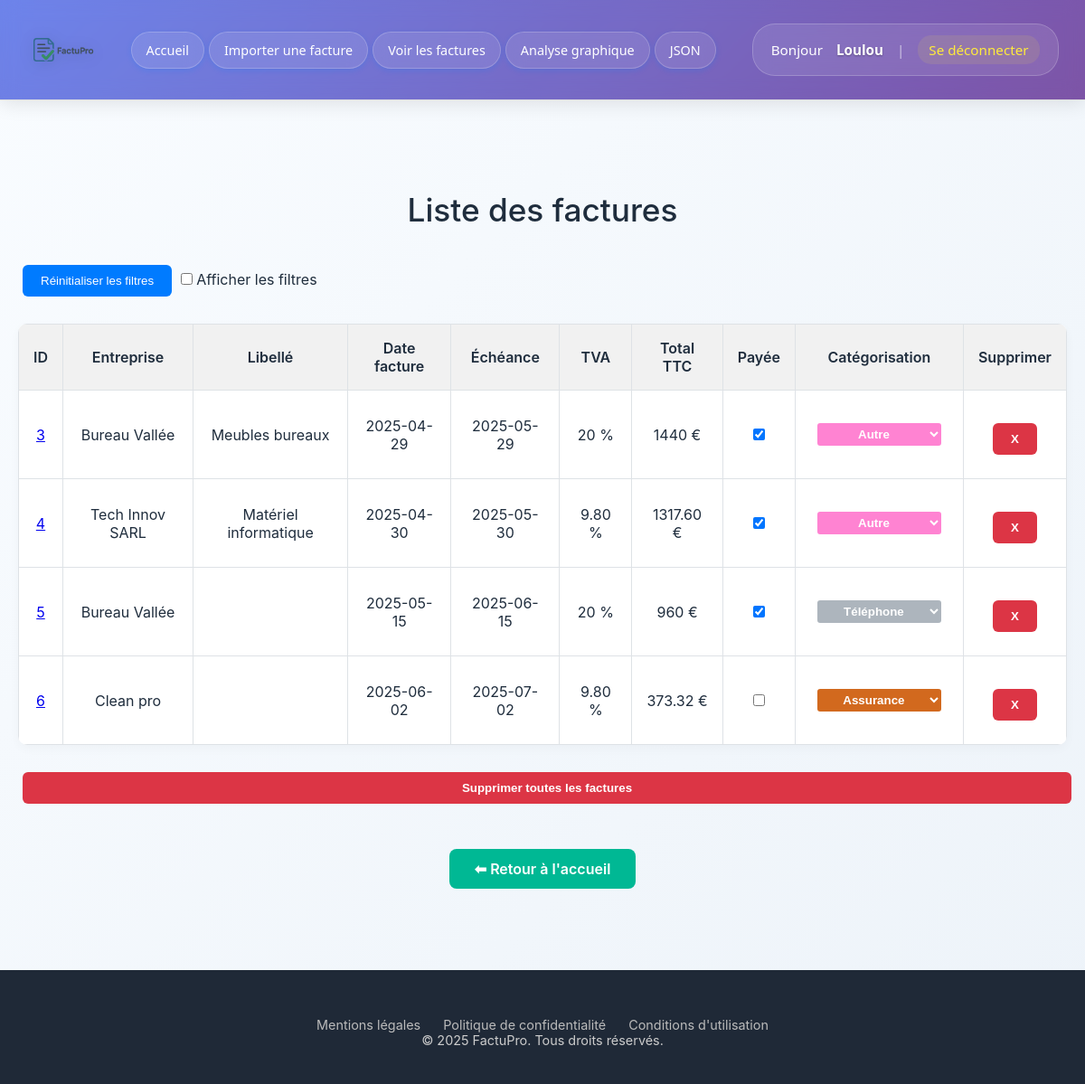
The page /factures (signed in) on the database as committed earlier.
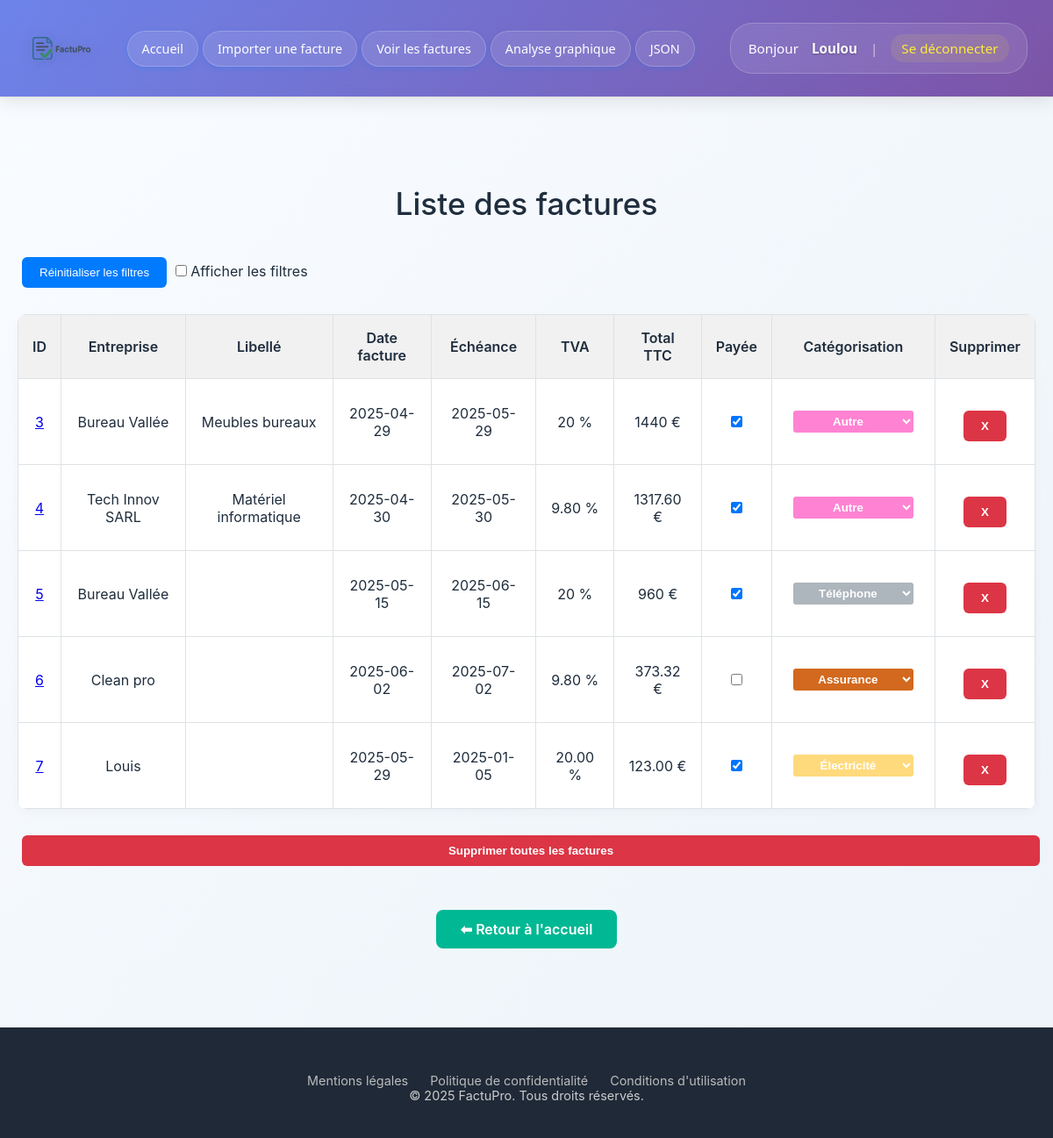
The same page on the database as committed later.
### tables this page shows
CREATE TABLE factures (
            id INTEGER PRIMARY KEY AUTOINCREMENT,
            fournisseur TEXT,
            date_facture TEXT,
            numero_facture TEXT,
            montant_total TEXT,
            TVA TEXT,
            utilisateur_id INTEGER,
            nom_fichier TEXT,
            facture_payee INTEGER DEFAULT 0,
            numero_client TEXT,
            echeance TEXT,
            somme_finale TEXT, categorie TEXT DEFAULT 'Non-catégorisée', total_ht TEXT,
            FOREIGN KEY (utilisateur_id) REFERENCES utilisateurs(id)
        );

### app.py (the view)
@app.route('/factures')
def afficher_factures():
    conn = sqlite3.connect('factures.db')
    conn.row_factory = sqlite3.Row
    c = conn.cursor()
    c.execute('SELECT * FROM factures WHERE utilisateur_id = ?', (session['utilisateur_id'],))
    factures = c.fetchall()
    conn.close()
    categories = ["Non-catégorisée", "Électricité", "Eau", "Internet", "Téléphone", "Assurance", "Autre"]
    return render_template('factures.html', factures=factures, categories=categories)

### app.py (called while the page is built)
@app.before_request
def verifier_connexion():
    if request.endpoint in ['upload', 'afficher_factures', 'analyse'] and 'utilisateur_id' not in session:
        return redirect(url_for('login'))

@app.context_processor
def injecter_pseudo():
    return {"pseudo": session.get("pseudo")}

### templates/factures.html (shortened to what this page needs)
<!DOCTYPE html>
<html lang="fr">
<head>
    <link rel="stylesheet" href="{{ url_for('static', filename='style.css') }}">
</head>
<body>
    {% include 'header.html' %}
    <div class="container">
        <h1>Liste des factures</h1>
        <button type="button" onclick="location.reload();">Réinitialiser les filtres</button>
        <input type="checkbox" id="toggle-filters"> Afficher les filtres
        <table id = "table-factures">
          <thead>
            <tr>
                <th>ID</th>
                <th>Entreprise <br>
                </th>
                <th>Libellé <br>
                </th>
                <th>Date facture</th>
                <th>Échéance</th>
                <th>TVA</th>
                <th>Total TTC</th>
                <th>Payée <br>
                </th>
                <th>
                  Catégorisation <br>
                </th>
                <th>Supprimer</th>
            </tr>
          </thead>
            {% for f in factures %}
            <tr>
                <td>
                    {% if f['nom_fichier'] %}
                      <a href="{{ url_for('telecharger_fichier', filename=f['nom_fichier']) }}" target="_blank" title="Télécharger la facture {{ f['id'] }}">
                        {{ f['id'] }}
                      </a>
                    {% else %}
                      {{ f['id'] }}
                    {% endif %}
                  </td>
                <td>{{ f['fournisseur'] }}</td>
                <td>{{ f['numero_facture'] }}</td>
                <td>{{ f['date_facture'] }}</td>
                <td>{{ f['echeance'] }}</td>
                <td>{{ f['TVA'] }} %</td>
                <td>{{ f['montant_total'] }} €</td>
                <td>
                    <form action="{{ url_for('toggle_payee', facture_id=f['id']) }}" method="post">
                        <input type="checkbox" name="checkbox_paiement" {% if f['facture_payee'] == 1 %}checked{% endif %} onchange="this.form.submit()">
                    </form>
                  </td>
<td class="categorie-cell {{ f['categorie']|lower|replace(' ', '_')|replace('é', 'e')|replace('-', '_') }}">
    <form method="POST" action="{{ url_for('modifier_categorie', facture_id=f['id']) }}">
      <select name="categorie" onchange="this.form.submit()">
        {% for cat in categories %}
          <option value="{{ cat }}" {% if f['categorie'] == cat %}selected{% endif %}>{{ cat }}</option>
        {% endfor %}
      </select>
    </form>
  </td>
                <td>
                    <form method="POST" action="/supprimer/{{ f['id'] }}" onsubmit="return confirm('Confirmer la suppression ?');">
                        <button type="submit" class="danger">X</button>
                    </form>
                </td>
            </tr>
            {% endfor %}
        </table>
        <form method="POST" action="/supprimer_tout" onsubmit="return confirm('Supprimer toutes les factures ?');">
            <button type="submit" class="danger full">Supprimer toutes les factures</button>
        </form>
        <div style="text-align:center">
            <a class="button" href="/">⬅ Retour à l'accueil</a>
        </div>
    </div>
    {% include 'footer.html' %}
</body>
</html>

### templates/header.html (shortened to what this page needs)
<!DOCTYPE html>
<html lang="fr">
<head>
</head>
<body>
    <header class="header">
        <div class="header-content">
            <div class="left-section">
                <div class="logo">
                    <img src="/static/logo.png" alt="Logo">
                </div>
                <nav class="nav-links">
                    <a href="/">Accueil</a>
                    <a href="/upload">Importer une facture</a>
                    <a href="/factures">Voir les factures</a>
                    <a href="/analyse">Analyse graphique</a>
                    <a href="/factures/json/page">JSON</a>
                </nav>
            </div>
            <div class="user-info">
                Bonjour <strong>{{ pseudo }}</strong>
                <span class="separator">|</span>
                <a href="/logout" class="logout-link">Se déconnecter</a>
            </div>
        </div>
    </header>
</body>
</html>

### templates/footer.html
<footer class="footer">
    <div class="links">
        <a href="#">Mentions légales</a>
        <a href="#">Politique de confidentialité</a>
        <a href="#">Conditions d'utilisation</a>
    </div>
        <p>&copy; 2025 FactuPro. Tous droits réservés.</p>
</footer>

### static/style.css (style rules this page uses)
body { font-family: 'Segoe UI', sans-serif; background-color: #007bff; color: #000000; margin: 0; padding: 0; }
h1 { text-align: center; margin-top: 40px; font-weight: 500; }
.container { max-width: 900px; margin: 0 auto; padding: 20px; }
a.button, button { display: inline-block; padding: 10px 20px; background-color: #007BFF; color: white; text-decoration: none; border-radius: 6px; border: none; margin: 10px 5px; cursor: pointer; }
form { text-align: center; margin-bottom: 20px; }
input[type="file"], input[type="date"], select { padding: 8px; border-radius: 4px; border: 1px solid #ccc; margin: 5px; }
table { width: 100%; border-collapse: collapse; margin-top: 20px; background-color: white; border-radius: 8px; overflow: hidden; }
th, td { padding: 12px; border: 1px solid #dee2e6; text-align: center; }
th { background-color: #f1f1f1; font-weight: 500; }
button, a.button { transition: background-color 0.2s ease; }
.header { background-color: #ffffff; border-bottom: 1px solid #e0e0e0; padding: 20px 40px; display: flex; align-items: center; justify-content: space-between; box-shadow: 0 2px 6px rgba(0, 0, 0, 0.05); }
.logo img { height: 60px; }
.user-info { text-align: right; padding: 15px 25px; font-size: 0.95em; }
.logo img { height: 50px; }
.container { max-width: 1200px; margin: 0 auto; padding: 40px 20px; }
h1 { text-align: center; font-size: 2.2em; margin-bottom: 30px; }
a.button { display: inline-block; margin: 40px auto 0; padding: 12px 28px; background-color: #00b894; color: white; text-decoration: none; border-radius: 8px; font-weight: 600; text-align: center; }
.footer { background-color: #1f2937; color: #ccc; padding: 40px 20px; text-align: center; font-size: 0.9em; margin-top: 60px; }
table { width: 100%; border-collapse: collapse; background-color: #fff; border-radius: 10px; box-shadow: 0 4px 12px rgba(0, 0, 0, 0.03); overflow: hidden; }
th, td { padding: 16px; border: 1px solid #dee2e6; text-align: center; }
th { background-color: #f1f1f1; font-weight: 600; }
form { display: inline; }
.button, .danger { display: inline-block; padding: 10px 20px; margin-top: 20px; background-color: #007BFF; color: white; text-decoration: none; border: none; border-radius: 6px; font-weight: 600; cursor: pointer; }
.danger { background-color: #dc3545; }
.full { display: block; width: 100%; margin-top: 30px; }
body { font-family: 'Inter', sans-serif; background: linear-gradient(to bottom right, #f9fcff, #edf3f9); margin: 0; padding: 0; color: #1f2d3d; }
.header { background-color: #fff; border-bottom: 1px solid #dee2e6; padding: 20px 40px; display: flex; align-items: center; justify-content: space-between; }
.header .logo { display: flex; align-items: center; }
.container { max-width: 1240px; margin: 0 auto; padding: 60px 20px 30px; }
.footer .links { margin-top: 12px; display: flex; justify-content: center; gap: 25px; flex-wrap: wrap; }
.footer a { color: #bbb; text-decoration: none; }
.header { display: flex; align-items: center; justify-content: space-between; padding: 12px 24px; background-color: #ffffff; border-bottom: 1px solid #e0e0e0; box-shadow: 0 2px 4px rgba(0, 0, 0, 0.04); font-family: 'Segoe UI', sans-serif; }
.logo img { height: 36px; }
.nav-links { display: flex; gap: 12px; }
.nav-links a { display: inline-block; padding: 8px 16px; background-color: #007BFF; color: white; border-radius: 8px; text-decoration: none; font-weight: 500; font-size: 14px; transition: background-color 0.3s ease; box-shadow: 0 2px 6px rgba(0, 123, 255, 0.2); white-space: nowrap; }
.user-info { font-size: 14px; color: #333; display: flex; align-items: center; gap: 8px; }
.user-info a { color: #007BFF; text-decoration: none; font-weight: 500; }
.categorie-cell select { color: rgb(0, 0, 0); text-align: center; border: solid; font-weight: bold; padding: 4px 6px; border-radius: 6px; }
.categorie-cell.electricite select { color: rgb(255, 255, 255); background-color: #ffd66ee6; }
.categorie-cell.telephone select { color: rgb(255, 255, 255); background-color: #adb5bd; }
.categorie-cell.assurance select { color: rgb(255, 255, 255); background-color: chocolate; }
.categorie-cell.autre select { color: rgb(255, 255, 255); background-color: rgb(255, 131, 210); }

Rows that differ between the two databases and show on the page:
added factures: id "7", fournisseur "Louis", date_facture "2025-05-29", echeance "2025-01-05", TVA "20.00", montant_total "123.00", facture_payee "☑", categorie "Électricité"
